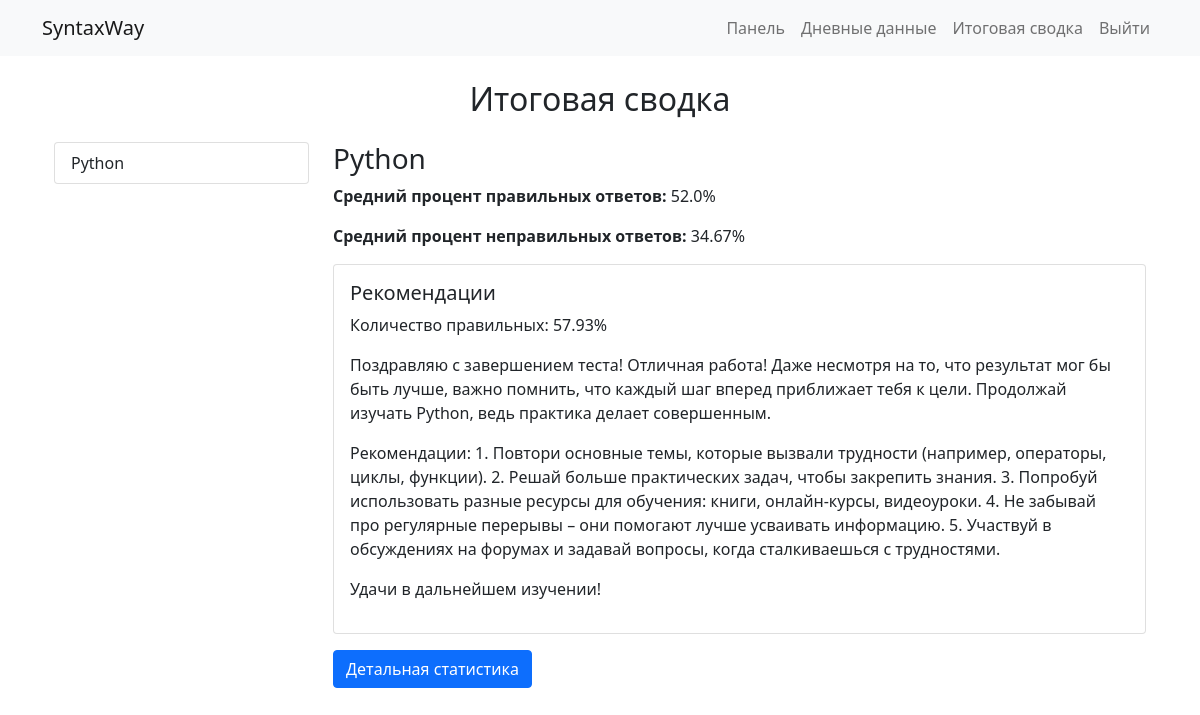
Screenshot of /summary (signed in) with the database file from the repository.
### app.py (models this page shows)
class Summary(db.Model):
    id = db.Column(db.Integer, primary_key=True)
    user_id = db.Column(db.Integer, db.ForeignKey('user.id'), nullable=False)
    summary = db.Column(db.Text)
    overall_correct_percentage = db.Column(db.Float)
    overall_incorrect_percentage = db.Column(db.Float)
    language = db.Column(db.String(50))
    day = db.Column(db.Integer)

### app.py (the view)
@app.route("/summary")
@login_required
def summary():
    user_id = session["user_id"]
    summary_records = Summary.query.filter(Summary.user_id == user_id, Summary.day != 0).all()
    summary_data = {}
    for record in summary_records:
        language = record.language
        training_data = TrainingData.query.filter_by(user_id=user_id, language=language).order_by(
            TrainingData.day.asc()).all()
        total_days = len(training_data)
        total_correct = sum(
            float(r.correct_percentage) for r in training_data if r.correct_percentage not in [None, ""])
        total_incorrect = sum(
            float(r.incorrect_percentage) for r in training_data if r.incorrect_percentage not in [None, ""])
        avg_correct = round(total_correct / total_days, 2) if total_days else 0
        avg_incorrect = round(total_incorrect / total_days, 2) if total_days else 0
        recommendations = markdown.markdown(record.summary if record.summary else "Нет рекомендаций")
        summary_data[language] = {
            "correct_avg": avg_correct,
            "incorrect_avg": avg_incorrect,
            "recommendations": recommendations
        }
    return render_template("summary.html", summary_data=summary_data)

### app.py (called while the page is built)
def login_required(f):
    @wraps(f)
    def decorated_function(*args, **kwargs):
        if "user_id" not in session:
            flash("Пожалуйста, войдите в систему.", "warning")
            return redirect(url_for("login"))
        return f(*args, **kwargs)
    return decorated_function

### templates/summary.html (shortened to what this page needs)
{% extends "base.html" %}
{% block content %}
<div class="container mt-4">
  <h2 class="text-center mb-4">Итоговая сводка</h2>
  <div class="row">
    <div class="col-md-3">
      <div class="list-group" id="language-list">
        {% for lang, summary in summary_data.items() %}
          <a href="{{ url_for('summary_details', language=lang) }}"
             class="list-group-item list-group-item-action">
             {{ lang }}
          </a>
        {% endfor %}
      </div>
    </div>
    <div class="col-md-9">
      <div class="tab-content">
        {% for lang, summary in summary_data.items() %}
          <div class="tab-pane fade show {% if loop.first %}active{% endif %}" id="lang-{{ loop.index }}">
            <h3>{{ lang }}</h3>
            <p><strong>Средний процент правильных ответов:</strong> {{ summary.correct_avg }}%</p>
            <p><strong>Средний процент неправильных ответов:</strong> {{ summary.incorrect_avg }}%</p>
            <div class="card mt-3">
              <div class="card-body">
                <h5>Рекомендации</h5>
                <div class="markdown-content">{{ summary.recommendations|safe }}</div>
              </div>
            </div>
            <a href="{{ url_for('summary_details', language=lang) }}" class="btn btn-primary mt-3">Детальная статистика</a>
          </div>
        {% endfor %}
      </div>
    </div>
  </div>
</div>
{% endblock %}

### rows the page displays
Summary: language "Python", correct_avg "52.0", incorrect_avg "34.67", recommendations "Количество правильных: 57.93% Поздравляю с завершением теста! Отличная работа! Даже несмотря на то, что результат мог бы быть лучше, важно помнить, что каждый шаг вперед приближает тебя к цели. Продолжай изучать Python, ведь практика делает совершенным. Рекомендации: 1. Повтори основные темы, которые вызвали трудности (например, операторы, циклы, функции). 2. Решай больше практических задач, чтобы закрепить знания. 3. Попробуй использовать разные ресурсы для обучения: книги, онлайн-курсы, видеоуроки. 4. Не забывай про регулярные перерывы – они помогают лучше усваивать информацию. 5. Участвуй в обсуждениях на форумах и задавай вопросы, когда сталкиваешься с трудностями. Удачи в дальнейшем…"
